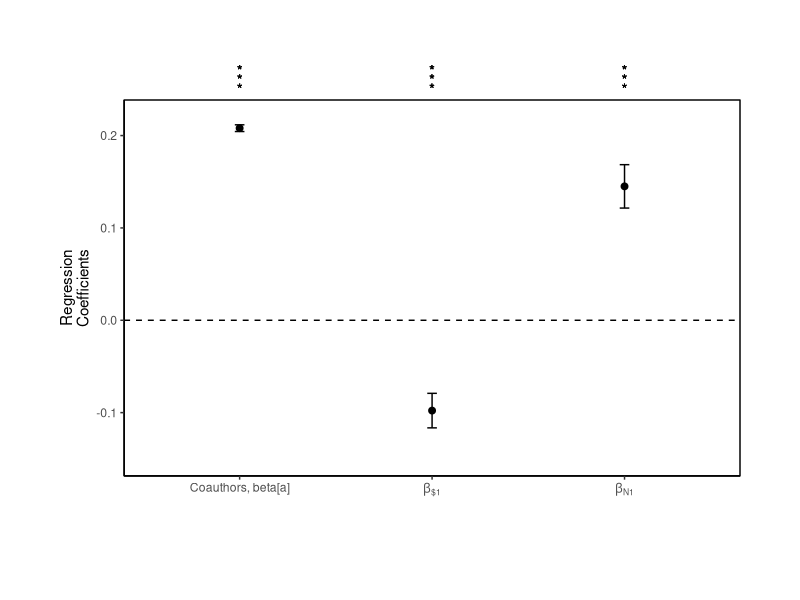

R code for this plot:
library(ggplot2)
library(dplyr)
library(forcats)

df <- data.frame(parameters = c("co-authors", "author_age", "cross-disc"),
                 fe_standardized = c(0.208, -0.0978, 0.145),
                 fe_stand_error = c(0.00365, 0.0187, 0.0235)
                 )

fig5A <- ggplot(df, aes(x=parameters, y=fe_standardized))

fig5A + 
  geom_point(size = 2) +
  geom_errorbar( aes(ymin = fe_standardized + fe_stand_error, 
                     ymax = fe_standardized - fe_stand_error), 
                 width=0.05) +
  aes(x = fct_inorder(parameters)) +
  labs(x = "", y = "Regression\nCoefficients") +
  coord_cartesian(ylim = c(-.15, .22), clip = 'off') +
  theme(plot.margin = unit(c(5,3,4,3), "lines"))  +
  geom_hline(yintercept=c(0,3), linetype="dashed") +
  
  geom_text(aes(x=1.0,y=0.27,label="*")) +
  geom_text(aes(x=1.0,y=0.26,label="*")) +
  geom_text(aes(x=1.0,y=0.25,label="*")) +
  
  geom_text(aes(x=2.0,y=0.27,label="*")) +
  geom_text(aes(x=2.0,y=0.26,label="*")) +
  geom_text(aes(x=2.0,y=0.25,label="*")) +

  geom_text(aes(x=3.0,y=0.27,label="*")) +
  geom_text(aes(x=3.0,y=0.26,label="*")) +
  geom_text(aes(x=3.0,y=0.25,label="*")) +

  theme(axis.line = element_line(colour = "black"),
      panel.background = element_blank(),
      panel.border = element_rect(colour = "black", fill=NA, size=.5)
  ) +
  
  scale_x_discrete("", labels = c(expression("Coauthors, beta[a]"), expression(beta["$1"]), 
                                  expression(beta[N1])))
